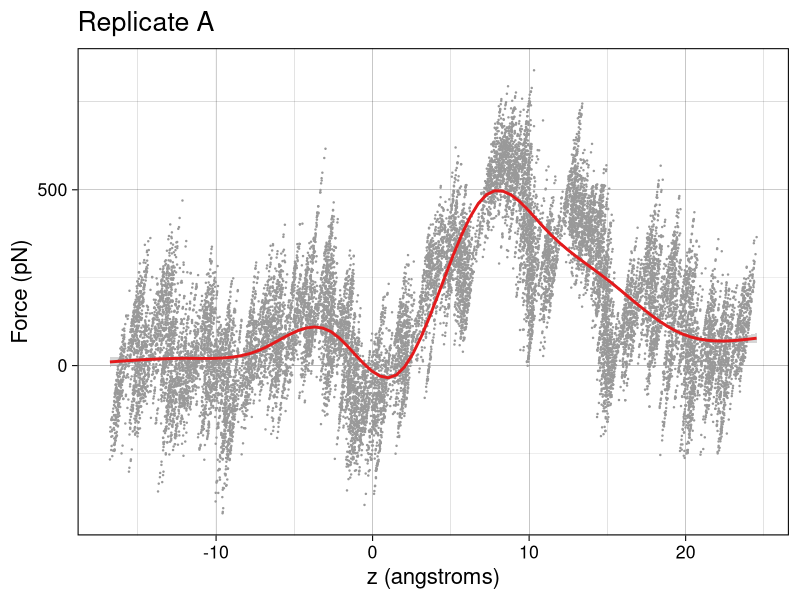
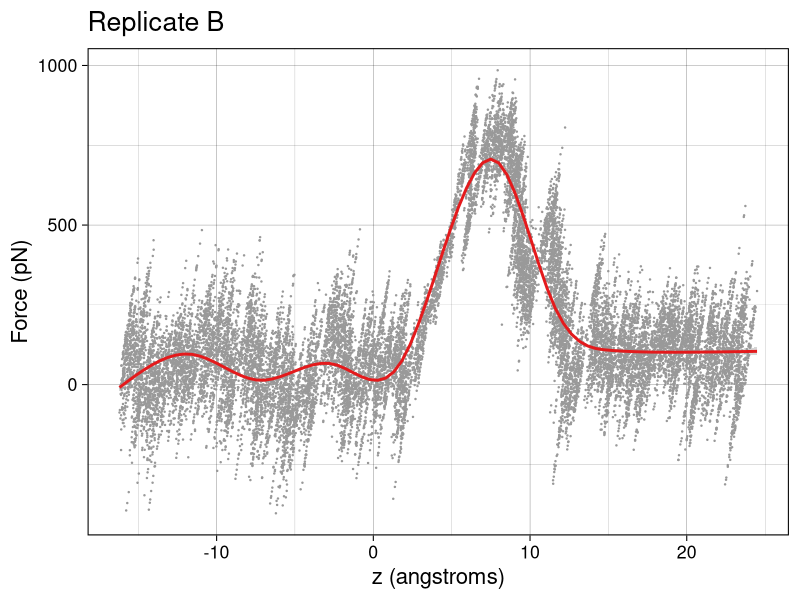
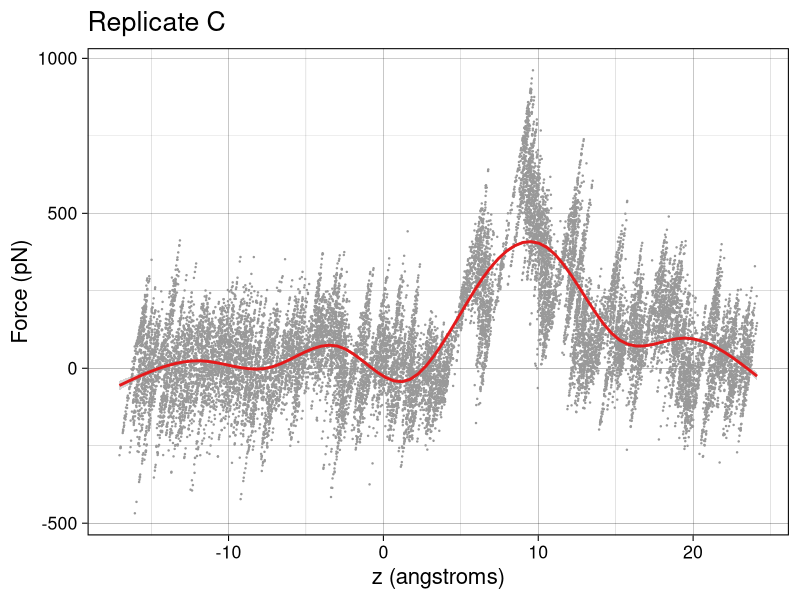
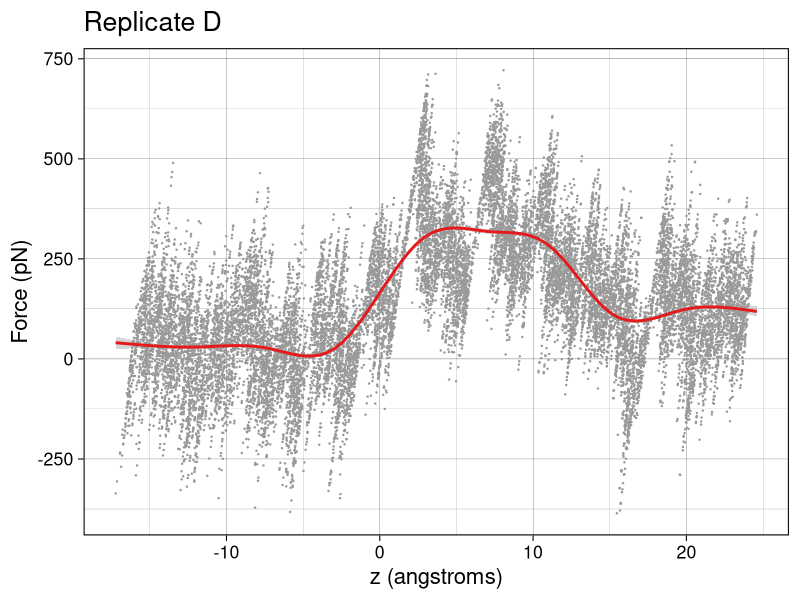
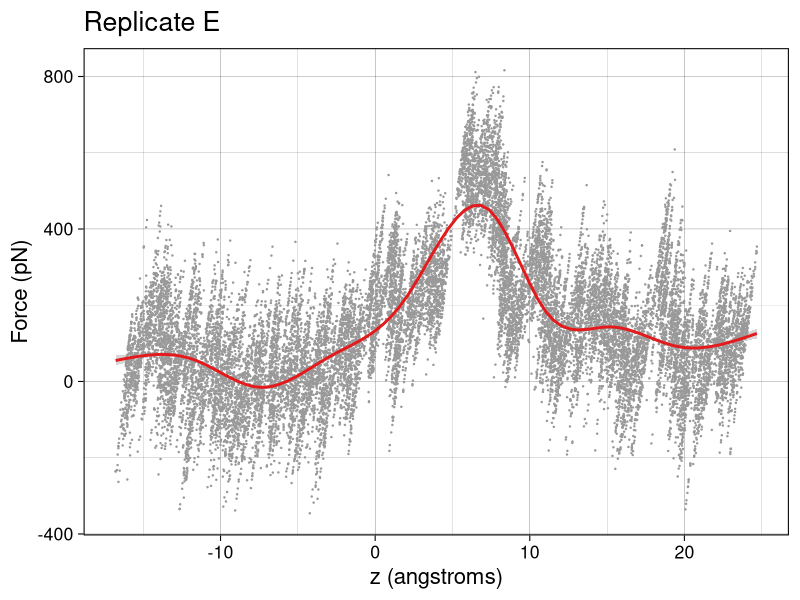

The R source for these figures, in order:
library(ggplot2)

force.a <- read.delim("a.FvP.dat", sep=" ")
time.a <- read.delim("a.TvP.dat", sep=" ")
colnames(force.a) <- c("z", "Force")
colnames(time.a) <- c("Time", "z")

force.b <- read.delim("b.FvP.dat", sep=" ")
time.b <- read.delim("b.TvP.dat", sep=" ")
colnames(force.b) <- c("z", "Force")
colnames(time.b) <- c("Time", "z")

force.c <- read.delim("c.FvP.dat", sep=" ")
time.c <- read.delim("c.TvP.dat", sep=" ")
colnames(force.c) <- c("z", "Force")
colnames(time.c) <- c("Time", "z")

force.d <- read.delim("d.FvP.dat", sep=" ")
time.d <- read.delim("d.TvP.dat", sep=" ")
colnames(force.d) <- c("z", "Force")
colnames(time.d) <- c("Time", "z")

force.e <- read.delim("e.FvP.dat", sep=" ")
time.e <- read.delim("e.TvP.dat", sep=" ")
colnames(force.e) <- c("z", "Force")
colnames(time.e) <- c("Time", "z")

makeForcePlot <- function (data, file.name, title)
{
  png(filename = file.name,
      width = 6, height = 6,
      units = "in",
      res = 600)
  x <- ggplot(data, aes(x = z, y = Force)) +
    geom_point(size = 0.2, col = "#999999") + geom_smooth(col = "#E41A1C") +
    scale_color_brewer(palette = "Set1") +
    theme_linedraw(base_size = 16) +
    labs(title = title,
         x = "z (angstroms)",
         y = "Force (pN)")
  print(x)
  dev.off()
}

reps <- list(force.a, force.b, force.c, force.d, force.e)
repnames <- c("A", "B", "C", "D", "E")

for (i in 1:length(reps))
{
  y.loess <- loess(Force ~ z, span=0.1, reps[[i]])
  reps[[i]]$loess <- predict(y.loess, reps[[i]]$z)

  file.name <- paste("figs/", repnames[i],"_force.png",sep="")
  title <- paste("Replicate",repnames[i])
  makeForcePlot(reps[[i]], file.name, title)

}
